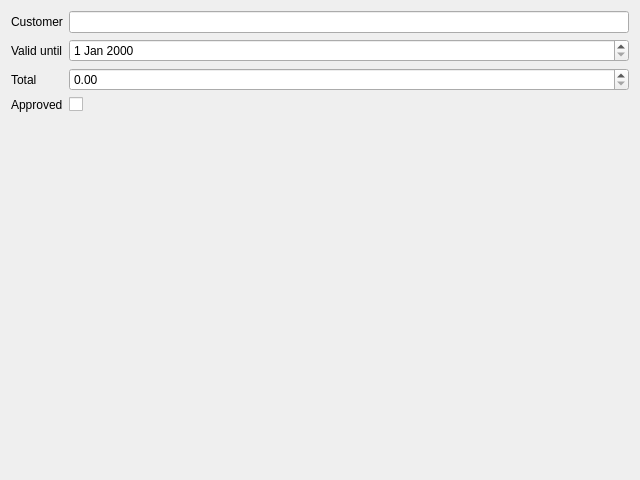
<?xml version="1.0" encoding="UTF-8"?>
<ui version="4.0">
 <class>QuoteDialog</class>
 <widget class="QDialog" name="QuoteDialog">
  <property name="geometry">
   <rect>
    <x>0</x>
    <y>0</y>
    <width>640</width>
    <height>480</height>
   </rect>
  </property>
  <property name="windowTitle">
   <string>Quote</string>
  </property>
  <layout class="QFormLayout" name="formLayout">
   <item row="0" column="0">
    <widget class="QLabel" name="label_customerEdit">
     <property name="text">
      <string>Customer</string>
     </property>
     <property name="buddy">
      <cstring>customerEdit</cstring>
     </property>
    </widget>
   </item>
   <item row="0" column="1">
    <widget class="QLineEdit" name="customerEdit"/>
   </item>
   <item row="1" column="0">
    <widget class="QLabel" name="label_validEdit">
     <property name="text">
      <string>Valid until</string>
     </property>
     <property name="buddy">
      <cstring>validEdit</cstring>
     </property>
    </widget>
   </item>
   <item row="1" column="1">
    <widget class="QDateEdit" name="validEdit"/>
   </item>
   <item row="2" column="0">
    <widget class="QLabel" name="label_totalEdit">
     <property name="text">
      <string>Total</string>
     </property>
     <property name="buddy">
      <cstring>totalEdit</cstring>
     </property>
    </widget>
   </item>
   <item row="2" column="1">
    <widget class="QDoubleSpinBox" name="totalEdit"/>
   </item>
   <item row="3" column="0">
    <widget class="QLabel" name="label_approvedCheck">
     <property name="text">
      <string>Approved</string>
     </property>
     <property name="buddy">
      <cstring>approvedCheck</cstring>
     </property>
    </widget>
   </item>
   <item row="3" column="1">
    <widget class="QCheckBox" name="approvedCheck"/>
   </item>
  </layout>
 </widget>
 <tabstops>
  <tabstop>customerEdit</tabstop>
  <tabstop>validEdit</tabstop>
  <tabstop>totalEdit</tabstop>
  <tabstop>approvedCheck</tabstop>
 </tabstops>
 <resources/>
 <connections/>
</ui>
